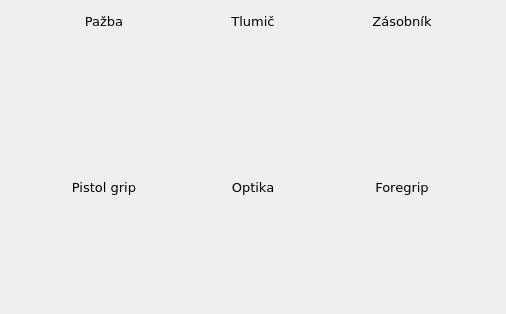
  <widget class="QWidget" name="layoutWidget_3">
   <property name="geometry">
    <rect>
     <x>280</x>
     <y>340</y>
     <width>506</width>
     <height>314</height>
    </rect>
   </property>
   <layout class="QVBoxLayout" name="verticalLayout_7">
    <item>
     <layout class="QHBoxLayout" name="horizontalLayout_6">
      <item>
       <spacer name="horizontalSpacer_7">
        <property name="orientation">
         <enum>Qt::Horizontal</enum>
        </property>
        <property name="sizeHint" stdset="0">
         <size>
          <width>40</width>
          <height>20</height>
         </size>
        </property>
       </spacer>
      </item>
      <item>
       <layout class="QVBoxLayout" name="verticalLayout_4">
        <item>
         <widget class="QLabel" name="label_13">
          <property name="minimumSize">
           <size>
            <width>100</width>
            <height>20</height>
           </size>
          </property>
          <property name="maximumSize">
           <size>
            <width>100</width>
            <height>20</height>
           </size>
          </property>
          <property name="font">
           <font>
            <family>Verdana</family>
            <pointsize>10</pointsize>
           </font>
          </property>
          <property name="contextMenuPolicy">
           <enum>Qt::NoContextMenu</enum>
          </property>
          <property name="text">
           <string>Pažba</string>
          </property>
          <property name="alignment">
           <set>Qt::AlignCenter</set>
          </property>
         </widget>
        </item>
        <item>
         <widget class="QPushButton" name="PB_Stock">
          <property name="minimumSize">
           <size>
            <width>100</width>
            <height>100</height>
           </size>
          </property>
          <property name="maximumSize">
           <size>
            <width>100</width>
            <height>100</height>
           </size>
          </property>
          <property name="styleSheet">
           <string notr="true">
QPushButton{border-radius: 10px;
image: url(:/attachments/resourcefolder/attachments/stock.png);

}
QPushButton:hover{  background: qlineargradient(spread:reflect, x1:0.1, y1:0.5, x2:1, y2:0, stop:0 rgba(160, 220, 255,255), stop:1 rgba(160, 220, 255, 255));
}</string>
          </property>
          <property name="text">
           <string/>
          </property>
         </widget>
        </item>
       </layout>
      </item>
      <item>
       <spacer name="horizontalSpacer_5">
        <property name="orientation">
         <enum>Qt::Horizontal</enum>
        </property>
        <property name="sizeHint" stdset="0">
         <size>
          <width>40</width>
          <height>20</height>
         </size>
        </property>
       </spacer>
      </item>
      <item>
       <layout class="QVBoxLayout" name="verticalLayout_5">
        <item>
         <widget class="QLabel" name="label_14">
          <property name="minimumSize">
           <size>
            <width>100</width>
            <height>20</height>
           </size>
          </property>
          <property name="maximumSize">
           <size>
            <width>100</width>
            <height>20</height>
           </size>
          </property>
          <property name="font">
           <font>
            <family>Verdana</family>
            <pointsize>10</pointsize>
           </font>
          </property>
          <property name="contextMenuPolicy">
           <enum>Qt::NoContextMenu</enum>
          </property>
          <property name="text">
           <string>Tlumič</string>
          </property>
          <property name="alignment">
           <set>Qt::AlignCenter</set>
          </property>
         </widget>
        </item>
        <item>
         <widget class="QPushButton" name="PB_Silencer">
          <property name="minimumSize">
           <size>
            <width>100</width>
            <height>100</height>
           </size>
          </property>
          <property name="maximumSize">
           <size>
            <width>100</width>
            <height>100</height>
           </size>
          </property>
          <property name="styleSheet">
           <string notr="true">
QPushButton{border-radius: 10px;
image: url(:/attachments/resourcefolder/attachments/silencer.png);

}
QPushButton:hover{  background: qlineargradient(spread:reflect, x1:0.1, y1:0.5, x2:1, y2:0, stop:0 rgba(160, 220, 255,255), stop:1 rgba(160, 220, 255, 255));
}</string>
          </property>
          <property name="text">
           <string/>
          </property>
         </widget>
        </item>
       </layout>
      </item>
      <item>
       <spacer name="horizontalSpacer_6">
        <property name="orientation">
         <enum>Qt::Horizontal</enum>
        </property>
        <property name="sizeHint" stdset="0">
         <size>
          <width>40</width>
          <height>20</height>
         </size>
        </property>
       </spacer>
      </item>
      <item>
       <layout class="QVBoxLayout" name="verticalLayout_6">
        <item>
         <widget class="QLabel" name="label_15">
          <property name="minimumSize">
           <size>
            <width>100</width>
            <height>20</height>
           </size>
          </property>
          <property name="maximumSize">
           <size>
            <width>100</width>
            <height>20</height>
           </size>
          </property>
          <property name="font">
           <font>
            <family>Verdana</family>
            <pointsize>10</pointsize>
           </font>
          </property>
          <property name="contextMenuPolicy">
           <enum>Qt::NoContextMenu</enum>
          </property>
          <property name="text">
           <string>Zásobník</string>
          </property>
          <property name="alignment">
           <set>Qt::AlignCenter</set>
          </property>
         </widget>
        </item>
        <item>
         <widget class="QPushButton" name="PB_Magazine">
          <property name="minimumSize">
           <size>
            <width>100</width>
            <height>100</height>
           </size>
          </property>
          <property name="maximumSize">
           <size>
            <width>100</width>
            <height>100</height>
           </size>
          </property>
          <property name="styleSheet">
           <string notr="true">
QPushButton{border-radius: 10px;
image: url(:/attachments/resourcefolder/attachments/magazine100.png);

}
QPushButton:hover{  background: qlineargradient(spread:reflect, x1:0.1, y1:0.5, x2:1, y2:0, stop:0 rgba(160, 220, 255,255), stop:1 rgba(160, 220, 255, 255));
}</string>
          </property>
          <property name="text">
           <string/>
          </property>
         </widget>
        </item>
       </layout>
      </item>
      <item>
       <spacer name="horizontalSpacer_8">
        <property name="orientation">
         <enum>Qt::Horizontal</enum>
        </property>
        <property name="sizeHint" stdset="0">
         <size>
          <width>40</width>
          <height>20</height>
         </size>
        </property>
       </spacer>
      </item>
     </layout>
    </item>
    <item>
     <spacer name="verticalSpacer_4">
      <property name="orientation">
       <enum>Qt::Vertical</enum>
      </property>
      <property name="sizeHint" stdset="0">
       <size>
        <width>20</width>
        <height>40</height>
       </size>
      </property>
     </spacer>
    </item>
    <item>
     <layout class="QHBoxLayout" name="horizontalLayout_7">
      <item>
       <spacer name="horizontalSpacer_9">
        <property name="orientation">
         <enum>Qt::Horizontal</enum>
        </property>
        <property name="sizeHint" stdset="0">
         <size>
          <width>40</width>
          <height>20</height>
         </size>
        </property>
       </spacer>
      </item>
      <item>
       <layout class="QVBoxLayout" name="verticalLayout_8">
        <item>
         <widget class="QLabel" name="label_16">
          <property name="minimumSize">
           <size>
            <width>100</width>
            <height>20</height>
           </size>
          </property>
          <property name="maximumSize">
           <size>
            <width>100</width>
            <height>20</height>
           </size>
          </property>
          <property name="font">
           <font>
            <family>Verdana</family>
            <pointsize>10</pointsize>
           </font>
          </property>
          <property name="contextMenuPolicy">
           <enum>Qt::NoContextMenu</enum>
          </property>
          <property name="text">
           <string>Pistol grip</string>
          </property>
          <property name="alignment">
           <set>Qt::AlignCenter</set>
          </property>
         </widget>
        </item>
        <item>
         <widget class="QPushButton" name="PB_PistolGrip">
          <property name="minimumSize">
           <size>
            <width>100</width>
            <height>100</height>
           </size>
          </property>
          <property name="maximumSize">
           <size>
            <width>100</width>
            <height>100</height>
           </size>
          </property>
          <property name="styleSheet">
           <string notr="true">
QPushButton{border-radius: 10px;
image: url(:/attachments/resourcefolder/attachments/pistol_stock.png);
}
QPushButton:hover{  background: qlineargradient(spread:reflect, x1:0.1, y1:0.5, x2:1, y2:0, stop:0 rgba(160, 220, 255,255), stop:1 rgba(160, 220, 255, 255));
}</string>
          </property>
          <property name="text">
           <string/>
          </property>
         </widget>
        </item>
       </layout>
      </item>
      <item>
       <spacer name="horizontalSpacer_3">
        <property name="orientation">
         <enum>Qt::Horizontal</enum>
        </property>
        <property name="sizeHint" stdset="0">
         <size>
          <width>40</width>
          <height>20</height>
         </size>
        </property>
       </spacer>
      </item>
      <item>
       <layout class="QVBoxLayout" name="verticalLayout_9">
        <item>
         <widget class="QLabel" name="label_17">
          <property name="minimumSize">
           <size>
            <width>100</width>
            <height>20</height>
           </size>
          </property>
          <property name="maximumSize">
           <size>
            <width>100</width>
            <height>20</height>
           </size>
          </property>
          <property name="font">
           <font>
            <family>Verdana</family>
            <pointsize>10</pointsize>
           </font>
          </property>
          <property name="contextMenuPolicy">
           <enum>Qt::NoContextMenu</enum>
          </property>
          <property name="text">
           <string>Optika</string>
          </property>
          <property name="alignment">
           <set>Qt::AlignCenter</set>
          </property>
         </widget>
        </item>
        <item>
         <widget class="QPushButton" name="PB_Optics">
          <property name="minimumSize">
           <size>
            <width>100</width>
            <height>100</height>
           </size>
          </property>
          <property name="maximumSize">
           <size>
            <width>100</width>
            <height>100</height>
           </size>
          </property>
          <property name="styleSheet">
           <string notr="true">

QPushButton{border-radius: 10px;
image: url(:/attachments/resourcefolder/attachments/scope.png);
}
QPushButton:hover{  background: qlineargradient(spread:reflect, x1:0.1, y1:0.5, x2:1, y2:0, stop:0 rgba(160, 220, 255,255), stop:1 rgba(160, 220, 255, 255));
}</string>
          </property>
          <property name="text">
           <string/>
          </property>
         </widget>
        </item>
       </layout>
      </item>
      <item>
       <spacer name="horizontalSpacer_4">
        <property name="orientation">
         <enum>Qt::Horizontal</enum>
        </property>
        <property name="sizeHint" stdset="0">
         <size>
          <width>40</width>
          <height>20</height>
         </size>
        </property>
       </spacer>
      </item>
      <item>
       <layout class="QVBoxLayout" name="verticalLayout_10">
        <item>
         <widget class="QLabel" name="label_18">
          <property name="minimumSize">
           <size>
            <width>100</width>
            <height>20</height>
           </size>
          </property>
          <property name="maximumSize">
           <size>
            <width>100</width>
            <height>20</height>
           </size>
          </property>
          <property name="font">
           <font>
            <family>Verdana</family>
            <pointsize>10</pointsize>
           </font>
          </property>
          <property name="contextMenuPolicy">
           <enum>Qt::NoContextMenu</enum>
          </property>
          <property name="text">
           <string>Foregrip</string>
          </property>
          <property name="alignment">
           <set>Qt::AlignCenter</set>
          </property>
         </widget>
        </item>
        <item>
         <widget class="QPushButton" name="PB_Foregrip">
          <property name="minimumSize">
           <size>
            <width>100</width>
            <height>100</height>
           </size>
          </property>
          <property name="maximumSize">
           <size>
            <width>100</width>
            <height>100</height>
           </size>
          </property>
          <property name="styleSheet">
           <string notr="true">QPushButton{border-radius: 10px;
image: url(:/attachments/resourcefolder/attachments/foregrip.png);
}
QPushButton:hover{  background: qlineargradient(spread:reflect, x1:0.1, y1:0.5, x2:1, y2:0, stop:0 rgba(160, 220, 255,255), stop:1 rgba(160, 220, 255, 255));
}</string>
          </property>
          <property name="text">
           <string/>
          </property>
         </widget>
        </item>
       </layout>
      </item>
      <item>
       <spacer name="horizontalSpacer_10">
        <property name="orientation">
         <enum>Qt::Horizontal</enum>
        </property>
        <property name="sizeHint" stdset="0">
         <size>
          <width>40</width>
          <height>20</height>
         </size>
        </property>
       </spacer>
      </item>
     </layout>
    </item>
   </layout>
  </widget>
